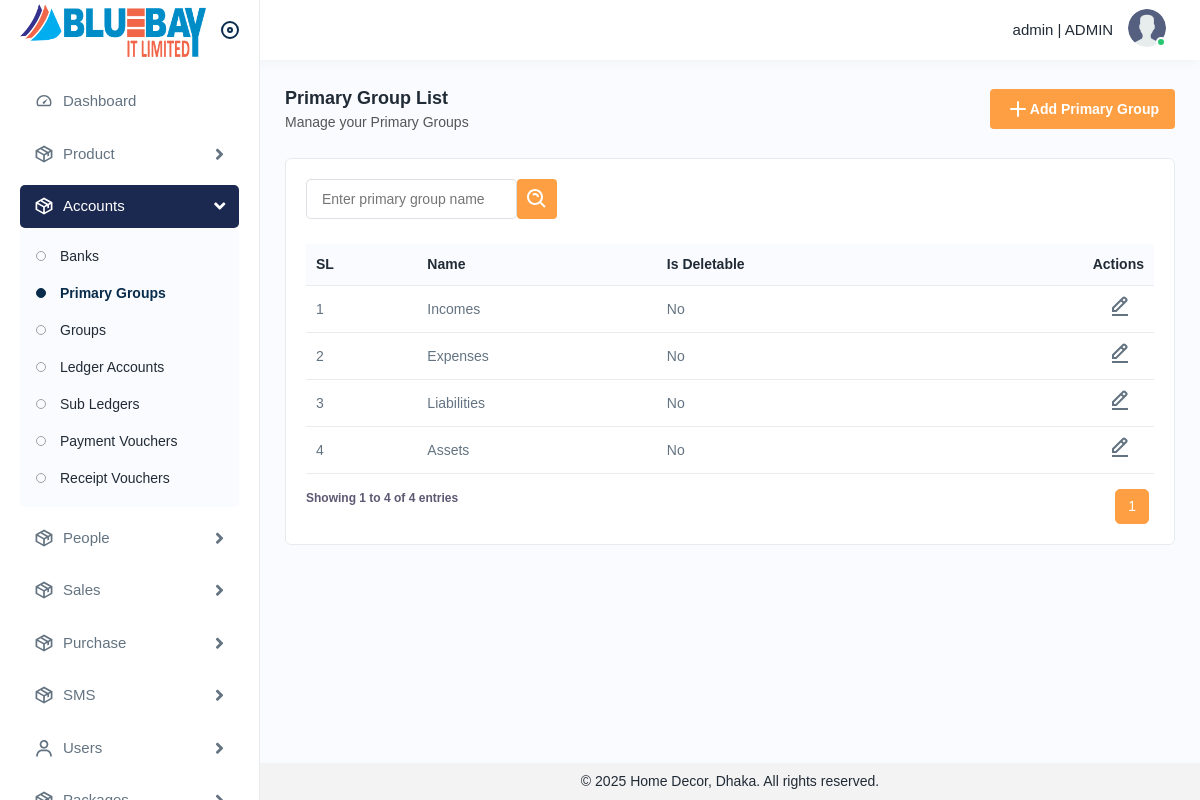
Screenshot of /accounts/primarygroups/ (signed in) with the database file from the repository.
### authentication/models.py (models this page shows, shortened)
class User(AbstractUser):
    class Gender(models.TextChoices):
        MALE = 'male', _('Male')
        FEMALE = 'female', _('Female')
        OTHERS = 'others', _('Others')
    class Region(models.TextChoices):
        LOCAL = 'local', _('Local')
        INTERNATIONAL = 'international', _('International')
    company_name = models.CharField(max_length=255, null=True, blank=True)
    local_masking_balance = models.DecimalField(default=0, max_digits=20, decimal_places=2, null=True, blank=True)
    local_non_masking_balance = models.DecimalField(default=0, max_digits=20, decimal_places=2, null=True, blank=True)
    local_masking_message_amount = models.IntegerField(default=0)
    local_non_masking_message_amount = models.IntegerField(default=0)
    internation_masking_balance = models.DecimalField(default=0, max_digits=20, decimal_places=2, null=True, blank=True)
    internation_non_masking_balance = models.DecimalField(default=0, max_digits=20, decimal_places=2, null=True, blank=True)
    internation_masking_message_amount = models.IntegerField(default=0)
    internation_non_masking_message_amount = models.IntegerField(default=0)
    package = models.ForeignKey('sms.Package', on_delete=models.SET_NULL, null=True, blank=True)
    region_type = models.CharField(max_length=20, choices=Region.choices, null=True, blank=True)
    primary_phone = PhoneNumberField(verbose_name='phone_number', null=True, blank=True)
    secondary_phone = PhoneNumberField(null=True, blank=True)
    sender_show_number = models.CharField(max_length=500, null=True, blank=True)
    balance_valid_till = models.DateField(null=True, blank=True)
    is_active = models.BooleanField(default=True)
    owner_user = models.ForeignKey('self', on_delete=models.RESTRICT, null=True, blank=True)
    role = models.ForeignKey(Role, on_delete=models.RESTRICT, null=True, blank=True)
    user_group = models.ForeignKey(UserGroup, on_delete=models.RESTRICT, null=True, blank=True)
    father_name = models.CharField(max_length=255, null=True, blank=True)
    mother_name = models.CharField(max_length=255, null=True, blank=True)
    address = models.CharField(max_length=255, null=True, blank=True)
    gender = models.CharField(max_length=6, choices=Gender.choices, default=Gender.MALE)
    date_of_birth = models.DateField(null=True, blank=True)
    profile_picture = models.ImageField(upload_to="users/profile_picture/", null=True, blank=True)
    nid_image = models.ImageField(upload_to="users/nid/", null=True, blank=True)
    nid_no = models.CharField(max_length=32, null=True, blank=True)
    trade_licence_image = models.ImageField(upload_to="users/nid/", null=True, blank=True)
    trade_licence_no = models.CharField(max_length=32, null=True, blank=True)
    created_at = models.DateTimeField(auto_now_add=True)
    updated_at = models.DateTimeField(auto_now=True)
    created_by = models.ForeignKey(settings.AUTH_USER_MODEL, on_delete= models.SET_NULL, related_name="+", null=True, blank=True)
    updated_by = models.ForeignKey(settings.AUTH_USER_MODEL, on_delete= models.SET_NULL, related_name="+", null=True, blank=True)
    class Meta:
        ordering = ('-id', )

class Role(models.Model):
    name = models.CharField(max_length=255)
    created_at = models.DateTimeField(auto_now_add=True)
    updated_at = models.DateTimeField(auto_now=True)
    created_by = models.ForeignKey(settings.AUTH_USER_MODEL, on_delete= models.SET_NULL, related_name="+", null=True, blank=True)
    updated_by = models.ForeignKey(settings.AUTH_USER_MODEL, on_delete= models.SET_NULL, related_name="+", null=True, blank=True)
    class Meta:
        ordering = ('-id', )

### accounts/models.py (models this page shows, shortened)
class PrimaryGroup(BaseModel):
    name = models.CharField(max_length=100)
    is_deletable = models.BooleanField(default=False)
    unique_fields = ['name']
    class Meta:
        verbose_name_plural = 'PrimaryGroups'
        ordering = ['-id',]

### accounts/views/primarygroup.py (the view)
class PrimaryGroupListView(LoginRequiredMixin, ListView):
    model = PrimaryGroup
    template_name = 'primarygroup/list.html'
    context_object_name = 'primarygroup_list'
    def get_queryset(self):
        queryset = super().get_queryset()
        search = self.request.GET.get('search_input', '').strip()
        if search:
            queryset = queryset.filter(name__icontains=search)
        return queryset
    def get_context_data(self, **kwargs):
        context = super().get_context_data(**kwargs)
        queryset = context.get('primarygroup_list')
        paginator = Paginator(queryset, 50)
        page_number = self.request.GET.get('page')
        page_obj = paginator.get_page(page_number)
        context['primarygroup_list'] = page_obj
        context['filter_search_input'] = self.request.GET.get('search_input', '')
        return context
    def render_to_response(self, context, **response_kwargs):
        if self.request.headers.get('x-requested-with') == 'XMLHttpRequest':
            html = render_to_string('primarygroup/_table_fragment.html', context=context, request=self.request)
            return JsonResponse({'html': html})
        return super().render_to_response(context, **response_kwargs)

### utils/base_model.py (called while the page is built)
    def get_queryset(self):
        return SoftDeletionQuerySet(self.model, using=self._db).filter(
            deleted_at__isnull=True
        )

### accounts/templates/primarygroup/list.html (shortened to what this page needs)
{% extends 'base.html' %}
{% load static %}
{% block base %}
<div class="page-wrapper">
    <div class="content">
        <div class="page-header">
            <div class="page-title">
                <h4>Primary Group List</h4>
                <h6>Manage your Primary Groups</h6>
            </div>
            <div class="page-btn">
                <a href="{% url 'primarygroup_create' %}" class="btn btn-added">
                    <img src="{% static 'img/icons/plus.svg' %}" alt="img"> Add Primary Group
                </a>
            </div>
        </div>
        <div class="card">
            <div class="card-body">
                <form id="filterForm" method="get" action="{% url 'primarygroup_list' %}">
                    <div class="table-top">
                        <div class="search-set">
                            <div class="form-group mb-0">
                                <input type="text" name="search_input" placeholder="Enter primary group name" value="{{ filter_search_input }}">
                            </div>
                            <div class="col-lg-2 col-sm-6 col-12 pl-3">
                                <div class="form-group mb-0">
                                    <button type="submit" class="btn btn-filters"><img src="{% static 'img/icons/search-whites.svg' %}" alt="img"></button>
                                </div>
                            </div>
                        </div>
                    </div>
                </form>
                {% include 'primarygroup/_table_fragment.html' %}
            </div>
        </div>
    </div>
</div>
{% endblock base %}

### templates/particals/navbar.html (shortened to what this page needs)
{% load static %}
    <div class="header">
      <div class="header-left active">
        <a href="{% url 'home' %}" class="logo">
          <img src="{% static 'img/full-logo.png' %}" alt="" />
        </a>
        <a id="toggle_btn" href=""> </a>
      </div>
      <ul class="nav user-menu">
        <li class="nav-item dropdown has-arrow main-drop">
          <a
            href=""
            class="dropdown-toggle nav-link userset"
            data-bs-toggle="dropdown"
          >
          <span style="padding-right: 15px;">
              <span>{{ request.user.username }} </span> |
              <span class="pr-2">{{ request.user.role.name}}</span>
          </span>
            <span class="user-img"
              >
              {% if request.user.profile_picture %}
                <img src="{{request.user.profile_picture.url}}">
              {% else %}
                <img src="{% static 'img/icons/avator.png' %}">
              {% endif %}
              <span class="status online"></span
            ></span>
          </a>
        </li>
      </ul>
  </div>

### accounts/templates/primarygroup/_table_fragment.html (shortened to what this page needs)
{% load static %}
<div id="primarygroup-list">
    <div class="table-responsive">
        <table class="table">
            <thead>
                <tr>
                    <th>SL</th>
                    <th>Name</th>
                    <th>Is Deletable</th>
                    <th class="text-end">Actions</th>
                </tr>
            </thead>
            <tbody>
                {% for primarygroup in primarygroup_list %}
                    <tr>
                        <td>{{ primarygroup_list.start_index|add:forloop.counter0 }}</td>
                        <td>{{ primarygroup.name }}</td>
                        <td>{% if primarygroup.is_deletable %}Yes{% else %}No{% endif %}</td>
                        <td class="text-end">
                            <a class="me-3" href="{% url 'primarygroup_update' primarygroup.id %}">
                                    <img src="{% static 'img/icons/edit.svg' %}" alt="img">
                                </a>
                            </td>
                    </tr>
                {% empty %}
                    <tr><td colspan="4" class="text-center">No primary groups found.</td></tr>
                {% endfor %}
            </tbody>
        </table>
    </div>
    {% if primarygroup_list %}
    <div class="pagination-container d-flex justify-content-between">
        <div class="pagination table-info">
            <p>Showing {{ primarygroup_list.start_index }} to {{ primarygroup_list.end_index }} of {{ primarygroup_list.paginator.count }} entries</p>
        </div>
        <nav aria-label="Page navigation">
            <ul class="pagination">
                {% for num in primarygroup_list.paginator.page_range %}
                    {% if num >= primarygroup_list.number|add:-1 and num <= primarygroup_list.number|add:1 %}
                        <li class="page-item {% if primarygroup_list.number == num %}active{% endif %}">
                            <a class="page-link" href="?page={{ num }}" data-page="{{ num }}">{{ num }}</a>
                        </li>
                    {% endif %}
                {% endfor %}
            </ul>
        </nav>
    </div>
    {% endif %}
</div>

### rows the page displays
User: user.username "admin", user.role.name "ADMIN"
PrimaryGroup: start_index|add "1", name "Incomes", is_deletable "No"
PrimaryGroup: start_index|add "2", name "Expenses", is_deletable "No"
PrimaryGroup: start_index|add "3", name "Liabilities", is_deletable "No"
PrimaryGroup: start_index|add "4", name "Assets", is_deletable "No"

### other values shown
{{ primarygroup_list.start_index }} "1"
{{ primarygroup_list.end_index }} "4"
{{ primarygroup_list.paginator.count }} "4"
{{ num }} "1"
